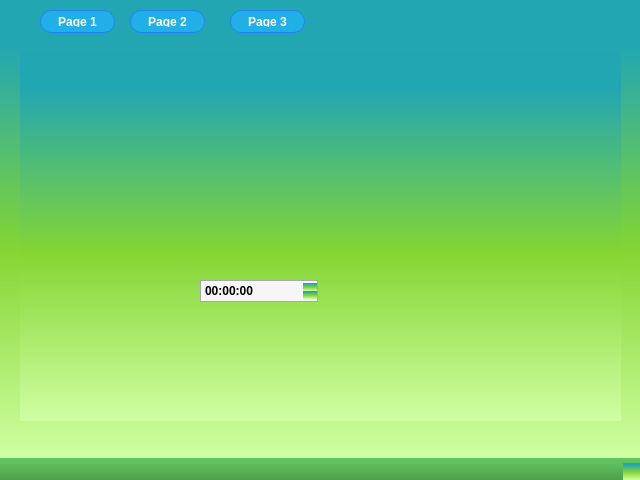
<?xml version="1.0" encoding="UTF-8"?>
<ui version="4.0">
 <class>MainWindow</class>
 <widget class="QMainWindow" name="MainWindow">
  <property name="geometry">
   <rect>
    <x>0</x>
    <y>0</y>
    <width>640</width>
    <height>480</height>
   </rect>
  </property>
  <property name="windowTitle">
   <string>MainWindow</string>
  </property>
  <property name="styleSheet">
   <string notr="true">/*Copyright (c) DevSec Studio. All rights reserved.

MIT License

Permission is hereby granted, free of charge, to any person obtaining a copy
of this software and associated documentation files (the &quot;Software&quot;), to deal
in the Software without restriction, including without limitation the rights
to use, copy, modify, merge, publish, distribute, sublicense, and/or sell
copies of the Software, and to permit persons to whom the Software is
furnished to do so, subject to the following conditions:

The above copyright notice and this permission notice shall be included in all
copies or substantial portions of the Software.

THE SOFTWARE IS PROVIDED *AS IS*, WITHOUT WARRANTY OF ANY KIND, EXPRESS OR
IMPLIED, INCLUDING BUT NOT LIMITED TO THE WARRANTIES OF MERCHANTABILITY,
FITNESS FOR A PARTICULAR PURPOSE AND NONINFRINGEMENT. IN NO EVENT SHALL THE
AUTHORS OR COPYRIGHT HOLDERS BE LIABLE FOR ANY CLAIM, DAMAGES OR OTHER
LIABILITY, WHETHER IN AN ACTION OF CONTRACT, TORT OR OTHERWISE, ARISING FROM,
OUT OF OR IN CONNECTION WITH THE SOFTWARE OR THE USE OR OTHER DEALINGS IN THE
SOFTWARE.
*/

/*-----QWidget-----*/
QWidget
{
	background-color: qlineargradient(spread:repeat, x1:1, y1:0, x2:1, y2:1, stop:0.100962 rgba(34, 166, 178, 255),stop:0.543269 rgba(132, 213, 51, 255),stop:1 rgba(208, 255, 163, 255));
	color: #ffffff;
	font-weight: bold;
	border-color: #051a39;
	selection-background-color: #3b7e48;

}


/*-----QLabel-----*/
QLabel
{
	background-color: transparent;
	color: #ffffff;

}


QLabel::disabled
{
	background-color: transparent;
	color: #656565;

}


/*-----QMenuBar-----*/
QMenuBar
{
	background-color: qlineargradient(spread:repeat, x1:1, y1:0, x2:1, y2:1, stop:0.100962 rgba(34, 166, 178, 255),stop:1 rgba(24, 123, 132, 255));
	color: #ffffff;
	border-color: #051a39;

}


QMenuBar::disabled
{
	background-color: #404040;
	color: #656565;
	border-color: #051a39;

}


QMenuBar::item
{
    background-color: transparent;

}


QMenuBar::item:selected
{
    background-color: #5ab8a0;
    border: 1px solid #41cd52;

}


QMenuBar::item:pressed
{
    background-color: #3e7f6e;
    border: 1px solid #5ab8a0;
    margin-bottom: -1px;
    padding-bottom: 1px;

}


/*-----QMenu-----*/
QMenu
{
    background-color: #1f2b2b;
    border: 1px solid;
    color: #ffffff;

}


QMenu::separator
{
    height: 1px;
    background-color: #22af00;
    color: #ffffff;
    padding-left: 4px;
    margin-left: 10px;
    margin-right: 5px;

}


QMenu::item
{
    min-width : 150px;
    padding: 3px 20px 3px 20px;

}


QMenu::item:selected
{
    background-color: #22a6b2;
    color: #ffffff;

}


QMenu::item:disabled
{
    color: #262626;

}


/*-----QToolTip-----*/
QToolTip
{
	border : 1px solid #000000;
	background-color: #26264f;
	color: #ffffff;
	border-color: #051a39;

}


/*-----QPushButton-----*/
QPushButton
{
	background-color: #20afe7;
	color: #ffffff;
	border-style: solid;
	border-width: 1px;
	border-radius: 11px;
	border-color: #2082ff;
	padding: 5px;

}


QPushButton::disabled
{
	background-color: #404040;
	color: #656565;
	border-color: #051a39;

}


QPushButton::hover
{
	background-color: #33bdff;
	color: #ffffff;
	border-style: solid;
	border-width: 1px;
	border-radius: 11px;
	border-color: #2082ff;
	padding: 5px;

}


QPushButton::pressed
{
	background-color: #2082ff;
	color: #ffffff;
	border-style: solid;
	border-width: 1px;
	border-radius: 11px;
	border-color: #2082ff;
	padding: 5px;

}


/*-----QToolButton-----*/
QToolButton
{
	background-color: #20afe7;
	color: #ffffff;
	border-style: solid;
	border-width: 1px;
	border-radius: 11px;
	border-color: #2082ff;
	padding: 5px;

}


QToolButton::disabled
{
	background-color: #404040;
	color: #656565;
	border-color: #051a39;

}


QToolButton::hover
{
	background-color: #33bdff;
	color: #ffffff;
	border-style: solid;
	border-width: 1px;
	border-radius: 11px;
	border-color: #2082ff;
	padding: 5px;

}


QToolButton::pressed
{
	background-color: #2082ff;
	color: #ffffff;
	border-style: solid;
	border-width: 1px;
	border-radius: 11px;
	border-color: #2082ff;
	padding: 5px;

}


/*-----QComboBox-----*/
QComboBox
{
    background-color: #a9a9aa;
    border: 1px solid;
    padding-left: 6px;
    color: #000;
    height: 20px;

}


QComboBox::disabled
{
	background-color: #404040;
	color: #656565;
	border-color: #051a39;

}


QComboBox:hover
{
    background-color: #f6f6f6;

}


QComboBox:on
{
    background-color: #f8f6f0;

}


QComboBox QAbstractItemView
{
    background-color: #383838;
    color: #ffffff;
    border: 1px solid black;
    selection-background-color: #488f44;
    selection-color: #ffffff;
    outline: 0;

}


QComboBox::drop-down
{
    subcontrol-origin: padding;
    subcontrol-position: top right;
    width: 15px;

}


QComboBox::down-arrow
{
	background-color: #383838;	
    image: url(://arrow-down.png) 16px 16px;
    width: 18px;
    height: 18px;
	border-left: 1px solid black;

}


/*-----QSpinBox &amp; QDoubleSpinBox &amp; QDateTimeEdit-----*/
QSpinBox, 
QDoubleSpinBox,
QDateTimeEdit
{
	background-color: #f6f6f6;
	color: #000;
	border: 1px solid #a9a9aa;
	padding : 2px;

}


QSpinBox::disabled, 
QDoubleSpinBox::disabled,
QDateTimeEdit::disabled
{
	background-color: #404040;
	color: #656565;
	border-color: #051a39;

}


QSpinBox:hover, 
QDoubleSpinBox::hover,
QDateTimeEdit::hover
{
    background-color: #a9a9aa;
    border: 1px solid #a9a9aa;
    color:  #000;
    padding: 2px

}


QSpinBox::up-button, QSpinBox::down-button,
QDoubleSpinBox::up-button, QDoubleSpinBox::down-button,
QDateTimeEdit::up-button, QDateTimeEdit::down-button
{
    background-color: qlineargradient(spread:repeat, x1:1, y1:0, x2:1, y2:1, stop:0.100962 rgba(34, 166, 178, 255),stop:0.543269 rgba(132, 213, 51, 255),stop:1 rgba(208, 255, 163, 255));

}


QSpinBox::disabled, 
QDoubleSpinBox::disabled,
QDateTimeEdit::disabled
{
	background-color: #404040;
	color: #656565;
	border-color: #051a39;

}


QSpinBox::up-button:hover, QSpinBox::down-button:hover,
QDoubleSpinBox::up-button:hover, QDoubleSpinBox::down-button:hover,
QDateTimeEdit::up-button:hover, QDateTimeEdit::down-button:hover
{
    background-color: #92dd48;
    border: 1px solid #92dd48;

}


QSpinBox::up-button:disabled, QSpinBox::down-button:disabled,
QDoubleSpinBox::up-button:disabled, QDoubleSpinBox::down-button:disabled,
QDateTimeEdit::up-button:disabled, QDateTimeEdit::down-button:disabled
{
	background-color: #404040;
	color: #656565;
	border-color: #051a39;

}


QSpinBox::up-button:pressed, QSpinBox::down-button:pressed,
QDoubleSpinBox::up-button:pressed, QDoubleSpinBox::down-button::pressed,
QDateTimeEdit::up-button:pressed, QDateTimeEdit::down-button::pressed
{
    background-color: #57a951;
    border: 1px solid #57a951;

}


QSpinBox::down-arrow,
QDoubleSpinBox::down-arrow,
QDateTimeEdit::down-arrow
{
    image: url(://arrow-down.png);
    width: 7px;

}


QSpinBox::up-arrow,
QDoubleSpinBox::up-arrow,
QDateTimeEdit::up-arrow
{
    image: url(://arrow-up.png);
    width: 7px;

}


/*-----QLineEdit-----*/
QLineEdit
{
	background-color: #f6f6f6;
	color: #000;
	border-width: 1px;
	border-radius: 0px;
	border-color: #051a39;
	padding: 2px;

}


QLineEdit::hover
{
	background-color: #a9a9aa;
	color: #000;

}


QLineEdit::disabled
{
	background-color: #404040;
	color: #656565;
	border-width: 1px;
	border-radius: 3px;
	border-color: #051a39;
	padding: 2px;

}


/*-----QTextEdit-----*/
QTextEdit
{
	background-color: #ffffff;
	color: #010201;
	border-color: #051a39;

}


QTextEdit::disabled
{
	background-color: #404040;
	color: #656565;
	border-color: #051a39;

}


/*-----QGroupBox-----*/
QGroupBox 
{
	background-color: #1f2b2b;
    border: 1px inset #000;
    margin-top: 22px;
	margin-left: 1px;

}


QGroupBox::title  
{
    background-color: #1f2b2b;
    color: #ffffff;
    subcontrol-origin: margin;
    subcontrol-position: top left;
	margin-left: 1px;
    padding: 5px;

}


QGroupBox::title::disabled
{
	background-color: #404040;
	color: #656565;

}


/*-----QCheckBox-----*/
QCheckBox
{
    background-color: transparent;

}


QCheckBox::indicator
{
    color: #b1b1b1;
    background-color: #1f2b2b;
    border: 1px solid #2aaaa8;
    width: 12px;
    height: 12px;

}


QCheckBox::indicator:checked
{
    image:url(://checkbox.png);
	background-color: #1f2b2b;
    border: 1px solid #2aaaa8;

}


QCheckBox::indicator:unchecked:hover
{
    border: 1px solid #2aaaa8;

}


QCheckBox::disabled
{
	color: #656565;

}


QCheckBox::indicator:disabled
{
	background-color: #656565;
	color: #656565;
    border: 1px solid #656565;

}


/*-----QRadioButton-----*/
QRadioButton
{
    background-color: transparent;

}


QRadioButton::indicator::unchecked
{ 
	border: 1px inset gray; 
	border-radius: 5px; 
	background-color:  #a9a9aa;
	width: 9px; 
	height: 9px; 

}


QRadioButton::indicator::unchecked:hover
{ 
	border: 1px inset #2aaaa8; 
	border-radius: 5px; 
	background-color: gray;
	width: 9px; 
	height: 9px; 

}


QRadioButton::indicator::checked
{ 
	border: 1px solid #607cff; 
	border-radius: 5px; 
	background-color: #58fa53; 
	width: 9px; 
	height: 9px; 

}


QRadioButton::disabled
{
	color: #656565;

}


QRadioButton::indicator:disabled
{
	background-color: #656565;
	color: #656565;
    border: 2px solid #656565;

}


/*-----QTableView &amp; QTableWidget-----*/
QTableView
{
    background-color: #242526;
    border: 1px solid #32414B;
    color: #F0F0F0;
    gridline-color: #353635;
    outline : 0;
}

QTableView::item:hover
{
    background-color: #24602b;
    color: #F0F0F0;
}

QTableView::item:selected
{
    background-color: #60c461;
    border: 2px solid #60c461;
    color: #F0F0F0;
}

QTableCornerButton::section
{
    background-color: #505050;
    color: white;
}

QHeaderView
{
    background-color: #505050;
    color: white;
    border-radius: 0px;
    text-align: left;

}

QHeaderView::section
{
    background-color: #505050;
    color: white;
    border-radius: 0px;
    text-align: left;
	padding: 3px;
}

QHeaderView::section:checked
{
    color: #000000;
    background-color: #60c461;
}

QHeaderView::section::vertical::first,
QHeaderView::section::vertical::only-one
{
    border-top: 1px solid #353635;
}

QHeaderView::section::vertical
{
    border-top: 1px solid #353635;
}

QHeaderView::section::horizontal::first,
QHeaderView::section::horizontal::only-one
{
    border-left: 1px solid #353635;
}

QHeaderView::section::horizontal
{
    border-left: 1px solid #353635;
}


/*-----QTabWidget-----*/
QTabBar::tab
{
	background-color: #1f2b2b;
	color: #ffffff;
	border-style: solid;
	border-width: 1px;
	border-color: #051a39;
	padding: 5px;

}


QTabBar::tab:disabled
{
	background-color: #656565;
	color: #656565;

}


QTabWidget::pane
{
	background-color: transparent;
    border: 1px solid;
    border-color: #1f2b2b;

}


QTabBar::tab:selected
{
    background-color: #1f2b2b;
	color: #ffffff;
	border-style: solid;
	border-width: 0px;
	border-color: #051a39;
	padding: 5px;

}


QTabBar::tab:selected:disabled
{
	background-color: #404040;
	color: #656565;

}


QTabBar::tab:!selected 
{
    background-color: #262626;

}


QTabBar::tab:!selected:hover 
{
    background-color: #1f2b2b;

}


QTabBar::tab:top:!selected 
{
    margin-top: 3px;

}


QTabBar::tab:bottom:!selected 
{
    margin-bottom: 3px;

}


QTabBar::tab:top, QTabBar::tab:bottom 
{
    min-width: 8ex;
    margin-right: -1px;
    padding: 5px 10px 5px 10px;

}


QTabBar::tab:top:selected 
{
    border-bottom-color: none;

}


QTabBar::tab:bottom:selected 
{
    border-top-color: none;

}


QTabBar::tab:top:last, QTabBar::tab:bottom:last,
QTabBar::tab:top:only-one, QTabBar::tab:bottom:only-one 
{
    margin-right: 0;

}


QTabBar::tab:left:!selected 
{
    margin-right: 3px;

}


QTabBar::tab:right:!selected
{
    margin-left: 3px;

}


QTabBar::tab:left, QTabBar::tab:right 
{
    min-height: 8ex;
    margin-bottom: -1px;
    padding: 10px 5px 10px 5px;

}


QTabBar::tab:left:selected 
{
    border-left-color: none;

}


QTabBar::tab:right:selected 
{
    border-right-color: none;

}


QTabBar::tab:left:last, QTabBar::tab:right:last,
QTabBar::tab:left:only-one, QTabBar::tab:right:only-one 
{
    margin-bottom: 0;

}


/*-----QSlider-----*/
QSlider 
{
	background-color: transparent;

}

QSlider::groove:horizontal 
{
	background-color: transparent;
	height: 5px;

}


QSlider::sub-page:horizontal 
{
	background-color: #41cd52;

}


QSlider::add-page:horizontal 
{
	background-color: #a9a9aa;

}


QSlider::handle:horizontal 
{
	background-color: #41cd52;
	width: 14px;
	margin-top: -6px;
	margin-bottom: -6px;
	border-radius: 3px;

}


QSlider::handle:horizontal:hover 
{
	background-color: #22af00;
	border-radius: 3px;

}


QSlider::sub-page:horizontal:disabled 
{
	background-color: #bbb;
	border-color: #999;

}


QSlider::add-page:horizontal:disabled 
{
	background-color: #eee;
	border-color: #999;

}


QSlider::handle:horizontal:disabled 
{
	background-color: #eee;
	border: 1px solid #aaa;
	border-radius: 3px;

}


QSlider::groove:vertical 
{
	background-color: transparent;
	width: 5px;

}


QSlider::sub-page:vertical 
{
	background-color: #41cd52;

}


QSlider::add-page:vertical 
{
	background-color: #a9a9aa;

}


QSlider::handle:vertical 
{
	background-color: #41cd52;
	height: 14px;
	margin-left: -6px;
	margin-right: -6px;
	border-radius: 3px;

}


QSlider::handle:vertical:hover 
{
	background-color: #22af00;
	border-radius: 3px;

}


QSlider::sub-page:vertical:disabled 
{
	background-color: #bbb;
	border-color: #999;

}


QSlider::add-page:vertical:disabled 
{
	background-color: #eee;
	border-color: #999;

}


QSlider::handle:vertical:disabled 
{
	background-color: #eee;
	border: 1px solid #aaa;
	border-radius: 3px;

}


/*-----QDial-----*/
QDial
{
	background-color: #58ae53;

}


QDial::disabled
{
	background-color: #404040;

}


/*-----QScrollBar-----*/
QScrollBar:horizontal
{
    border: 1px solid #222222;
    background-color: #3d3d3d;
    height: 15px;
    margin: 0px 16px 0 16px;

}


QScrollBar::handle:horizontal
{
    background-color: #41cd52;
    min-height: 20px;

}


QScrollBar::add-line:horizontal
{
    border: 1px solid #1b1b19;
    background-color: #41cd52;
    width: 14px;
    subcontrol-position: right;
    subcontrol-origin: margin;

}


QScrollBar::sub-line:horizontal
{
    border: 1px solid #1b1b19;
    background-color: #41cd52;
    width: 14px;
    subcontrol-position: left;
    subcontrol-origin: margin;

}


QScrollBar::right-arrow:horizontal
{
    image: url(://arrow-right.png);
    width: 6px;
    height: 6px;

}


QScrollBar::left-arrow:horizontal
{
    image: url(://arrow-left.png);
    width: 6px;
    height: 6px;

}


QScrollBar::add-page:horizontal, QScrollBar::sub-page:horizontal
{
    background: none;

}


QScrollBar:vertical
{
    background-color: #3d3d3d;
    width: 13px;
    margin: 16px 0 16px 0;
    border: 1px solid #222222;

}


QScrollBar::handle:vertical
{
    background-color: #41cd52;
    min-height: 20px;

}


QScrollBar::add-line:vertical
{
    border: 1px solid #1b1b19;
    background-color: #41cd52;
    height: 14px;
    subcontrol-position: bottom;
    subcontrol-origin: margin;

}


QScrollBar::sub-line:vertical
{
    border: 1px solid #41cd52;
    background-color: #41cd52;
    height: 14px;
    subcontrol-position: top;
    subcontrol-origin: margin;

}


QScrollBar::up-arrow:vertical
{
    image: url(://arrow-up.png);
    width: 6px;
    height: 6px;

}


QScrollBar::down-arrow:vertical
{
    image: url(://arrow-down.png);
    width: 6px;
    height: 6px;

}


QScrollBar::add-page:vertical, QScrollBar::sub-page:vertical
{
    background: none;

}


/*-----QProgressBar-----*/
QProgressBar
{
	background-color: #a9a9aa;
	color: #000;
	border: 1px solid #000;
	text-align: center;

}


QProgressBar::chunk {
	background-color: #36b9b1;
	color: #fff;

}


QProgressBar::chunk:disabled {
	background-color: #656565;
	border: 1px solid #aaa;
	color: #656565;
}


/*-----QStatusBar-----*/
QStatusBar
{
	background-color: qlineargradient(spread:repeat, x1:1, y1:0, x2:1, y2:1, stop:0.100962 rgba(98, 197, 95, 255),stop:1 rgba(80, 158, 75, 255));
	color: #ffffff;
	border-color: #051a39;

}


</string>
  </property>
  <widget class="QWidget" name="centralwidget">
   <widget class="QPushButton" name="pushButton">
    <property name="geometry">
     <rect>
      <x>40</x>
      <y>10</y>
      <width>75</width>
      <height>23</height>
     </rect>
    </property>
    <property name="text">
     <string>Page 1</string>
    </property>
   </widget>
   <widget class="QPushButton" name="pushButton_2">
    <property name="geometry">
     <rect>
      <x>130</x>
      <y>10</y>
      <width>75</width>
      <height>23</height>
     </rect>
    </property>
    <property name="text">
     <string>Page 2</string>
    </property>
   </widget>
   <widget class="QPushButton" name="pushButton_3">
    <property name="geometry">
     <rect>
      <x>230</x>
      <y>10</y>
      <width>75</width>
      <height>23</height>
     </rect>
    </property>
    <property name="text">
     <string>Page 3</string>
    </property>
   </widget>
   <widget class="QStackedWidget" name="stackedWidget">
    <property name="geometry">
     <rect>
      <x>20</x>
      <y>50</y>
      <width>601</width>
      <height>371</height>
     </rect>
    </property>
    <property name="currentIndex">
     <number>1</number>
    </property>
    <widget class="QWidget" name="page1">
     <widget class="QSpinBox" name="spinBox">
      <property name="geometry">
       <rect>
        <x>180</x>
        <y>190</y>
        <width>42</width>
        <height>22</height>
       </rect>
      </property>
     </widget>
     <widget class="QTextEdit" name="textEdit">
      <property name="geometry">
       <rect>
        <x>200</x>
        <y>290</y>
        <width>104</width>
        <height>71</height>
       </rect>
      </property>
     </widget>
    </widget>
    <widget class="QWidget" name="page_3">
     <widget class="QTimeEdit" name="timeEdit">
      <property name="geometry">
       <rect>
        <x>180</x>
        <y>230</y>
        <width>118</width>
        <height>22</height>
       </rect>
      </property>
     </widget>
    </widget>
    <widget class="QWidget" name="page_2">
     <widget class="QDateEdit" name="dateEdit">
      <property name="geometry">
       <rect>
        <x>190</x>
        <y>190</y>
        <width>110</width>
        <height>22</height>
       </rect>
      </property>
     </widget>
    </widget>
   </widget>
  </widget>
  <widget class="QMenuBar" name="menubar">
   <property name="geometry">
    <rect>
     <x>0</x>
     <y>0</y>
     <width>640</width>
     <height>21</height>
    </rect>
   </property>
  </widget>
  <widget class="QStatusBar" name="statusbar"/>
 </widget>
 <resources/>
 <connections/>
</ui>
